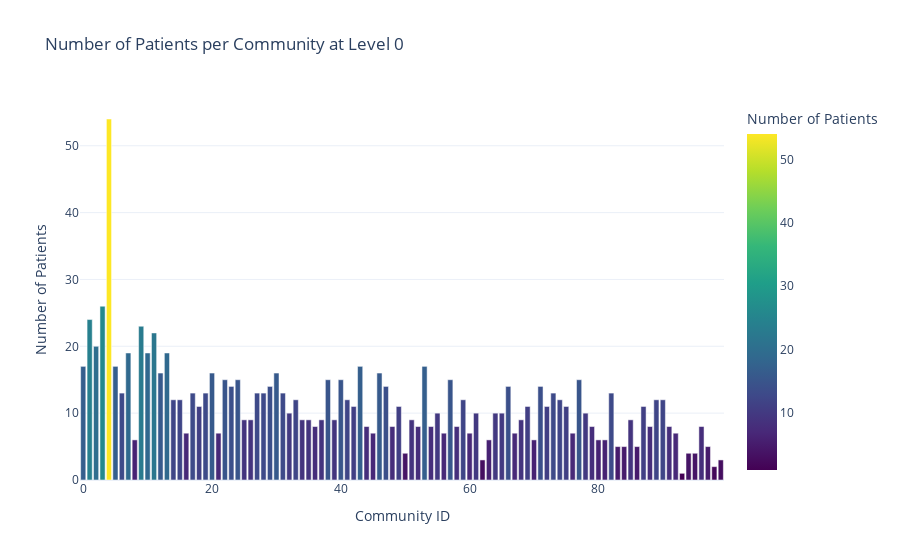

Write notebook code for a chart like this one.
### Code cell
# make graph of  number of patients per community
def plot_patients_per_community(df_with_community, level=0):
    # Count number of patients in each community at the specified level
    patient_counts = df_with_community[df_with_community['level'] == level].groupby('community_id')['patientId'].nunique().reset_index()
    patient_counts = patient_counts.rename(columns={'patientId': 'num_patients'})

    # Create a bar plot using Plotly
    fig = px.bar(patient_counts, x='community_id', y='num_patients',
                 title=f'Number of Patients per Community at Level {level}',
                 labels={'community_id': 'Community ID', 'num_patients': 'Number of Patients'},
                 color='num_patients', color_continuous_scale='Viridis')

    fig.update_layout(xaxis_title='Community ID', yaxis_title='Number of Patients')
    fig.show()


# Usage:
plot_patients_per_community(df_with_community, level=0)

### Figure 1 — Plotly figure (JSON) as saved in the notebook; plotly's stock layout.template omitted (floating-point values rounded to 4 significant figures)
{"data": [{"hovertemplate": "Community ID=%{x}<br>Number of Patients=%{marker.color}<extra></extra>", "legendgroup": "", "marker": {"color": [17, 24, 20, 26, 54, 17, 13, 19, 6, 23, 19, 22, 16, 19, 12, 12, 7, 13, 11, 13, 16, 7, 15, 14, 15, 9, 9, 13, 13, 14, 16, 13, 10, 12, 9, 9, 8, 9, 15, 9, 15, 12, 11, 17, 8, 7, 16, 14, 8, 11, 4, 9, 8, 17, 8, 10, 7, 15, 8, 12, 7, 10, 3, 6, 10, 10, 14, 7, 9, 11, 6, 14, 11, 13, 12, 11, 7, 15, 10, 8, 6, 6, 13, 5, 5, 9, 5, 11, 8, 12, 12, 8, 7, 1, 4, 4, 8, 5, 2, 3], "coloraxis": "coloraxis", "pattern": {"shape": ""}}, "name": "", "orientation": "v", "showlegend": false, "textposition": "auto", "type": "bar", "x": [0, 1, 2, 3, 4, 5, 6, 7, 8, 9, 10, 11, 12, 13, 14, 15, 16, 17, 18, 19, 20, 21, 22, 23, 24, 25, 26, 27, 28, 29, 30, 31, 32, 33, 34, 35, 36, 37, 38, 39, 40, 41, 42, 43, 44, 45, 46, 47, 48, 49, 50, 51, 52, 53, 54, 55, 56, 57, 58, 59, 60, 61, 62, 63, 64, 65, 66, 67, 68, 69, 70, 71, 72, 73, 74, 75, 76, 77, 78, 79, 80, 81, 82, 83, 84, 85, 86, 87, 88, 89, 90, 91, 92, 93, 94, 95, 96, 97, 98, 99], "xaxis": "x", "y": [17, 24, 20, 26, 54, 17, 13, 19, 6, 23, 19, 22, 16, 19, 12, 12, 7, 13, 11, 13, 16, 7, 15, 14, 15, 9, 9, 13, 13, 14, 16, 13, 10, 12, 9, 9, 8, 9, 15, 9, 15, 12, 11, 17, 8, 7, 16, 14, 8, 11, 4, 9, 8, 17, 8, 10, 7, 15, 8, 12, 7, 10, 3, 6, 10, 10, 14, 7, 9, 11, 6, 14, 11, 13, 12, 11, 7, 15, 10, 8, 6, 6, 13, 5, 5, 9, 5, 11, 8, 12, 12, 8, 7, 1, 4, 4, 8, 5, 2, 3], "yaxis": "y"}], "layout": {"barmode": "relative", "coloraxis": {"colorbar": {"title": {"text": "Number of Patients"}}, "colorscale": [[0, "#440154"], [0.1111, "#482878"], [0.2222, "#3e4989"], [0.3333, "#31688e"], [0.4444, "#26828e"], [0.5556, "#1f9e89"], [0.6667, "#35b779"], [0.7778, "#6ece58"], [0.8889, "#b5de2b"], [1, "#fde725"]]}, "legend": {"tracegroupgap": 0}, "title": {"text": "Number of Patients per Community at Level 0"}, "xaxis": {"anchor": "y", "domain": [0, 1], "title": {"text": "Community ID"}}, "yaxis": {"anchor": "x", "domain": [0, 1], "title": {"text": "Number of Patients"}}}}
